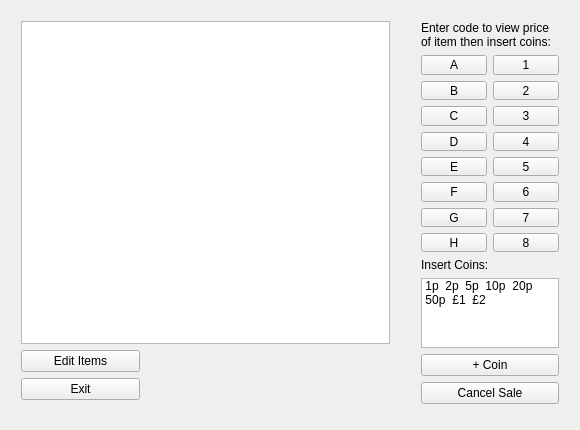
<?xml version="1.0" encoding="UTF-8"?>
<ui version="4.0">
 <class>VendingMachine</class>
 <widget class="QWidget" name="VendingMachine">
  <property name="enabled">
   <bool>true</bool>
  </property>
  <property name="geometry">
   <rect>
    <x>0</x>
    <y>0</y>
    <width>580</width>
    <height>430</height>
   </rect>
  </property>
  <property name="sizePolicy">
   <sizepolicy hsizetype="Fixed" vsizetype="Fixed">
    <horstretch>0</horstretch>
    <verstretch>0</verstretch>
   </sizepolicy>
  </property>
  <property name="minimumSize">
   <size>
    <width>580</width>
    <height>430</height>
   </size>
  </property>
  <property name="maximumSize">
   <size>
    <width>580</width>
    <height>430</height>
   </size>
  </property>
  <property name="windowTitle">
   <string>Vending Machine Simulator</string>
  </property>
  <widget class="QWidget" name="verticalLayoutWidget">
   <property name="geometry">
    <rect>
     <x>410</x>
     <y>10</y>
     <width>160</width>
     <height>405</height>
    </rect>
   </property>
   <layout class="QVBoxLayout" name="verticalLayout">
    <item>
     <widget class="QLabel" name="lblPrice_2">
      <property name="text">
       <string>Enter code to view price of item then insert coins:</string>
      </property>
      <property name="wordWrap">
       <bool>true</bool>
      </property>
     </widget>
    </item>
    <item>
     <layout class="QGridLayout" name="itemButtons">
      <item row="0" column="0">
       <widget class="QPushButton" name="btnA">
        <property name="text">
         <string>A</string>
        </property>
        <property name="checkable">
         <bool>false</bool>
        </property>
       </widget>
      </item>
      <item row="1" column="0">
       <widget class="QPushButton" name="btnB">
        <property name="text">
         <string>B</string>
        </property>
       </widget>
      </item>
      <item row="0" column="1">
       <widget class="QPushButton" name="btn1">
        <property name="text">
         <string>1</string>
        </property>
       </widget>
      </item>
      <item row="1" column="1">
       <widget class="QPushButton" name="btn2">
        <property name="text">
         <string>2</string>
        </property>
       </widget>
      </item>
      <item row="2" column="0">
       <widget class="QPushButton" name="btnC">
        <property name="text">
         <string>C</string>
        </property>
       </widget>
      </item>
      <item row="2" column="1">
       <widget class="QPushButton" name="btn3">
        <property name="text">
         <string>3</string>
        </property>
       </widget>
      </item>
      <item row="3" column="0">
       <widget class="QPushButton" name="btnD">
        <property name="text">
         <string>D</string>
        </property>
       </widget>
      </item>
      <item row="4" column="0">
       <widget class="QPushButton" name="btnE">
        <property name="text">
         <string>E</string>
        </property>
       </widget>
      </item>
      <item row="3" column="1">
       <widget class="QPushButton" name="btn4">
        <property name="text">
         <string>4</string>
        </property>
       </widget>
      </item>
      <item row="4" column="1">
       <widget class="QPushButton" name="btn5">
        <property name="text">
         <string>5</string>
        </property>
       </widget>
      </item>
      <item row="5" column="1">
       <widget class="QPushButton" name="btn6">
        <property name="text">
         <string>6</string>
        </property>
       </widget>
      </item>
      <item row="5" column="0">
       <widget class="QPushButton" name="btnF">
        <property name="text">
         <string>F</string>
        </property>
       </widget>
      </item>
      <item row="6" column="0">
       <widget class="QPushButton" name="btnG">
        <property name="text">
         <string>G</string>
        </property>
       </widget>
      </item>
      <item row="6" column="1">
       <widget class="QPushButton" name="btn7">
        <property name="text">
         <string>7</string>
        </property>
       </widget>
      </item>
      <item row="7" column="0">
       <widget class="QPushButton" name="btnH">
        <property name="text">
         <string>H</string>
        </property>
       </widget>
      </item>
      <item row="7" column="1">
       <widget class="QPushButton" name="btn8">
        <property name="text">
         <string>8</string>
        </property>
       </widget>
      </item>
     </layout>
    </item>
    <item>
     <widget class="QLabel" name="lblInsertCoins">
      <property name="text">
       <string>Insert Coins:</string>
      </property>
     </widget>
    </item>
    <item>
     <widget class="QListWidget" name="lstCoins">
      <property name="viewMode">
       <enum>QListView::IconMode</enum>
      </property>
      <item>
       <property name="text">
        <string>1p</string>
       </property>
      </item>
      <item>
       <property name="text">
        <string>2p</string>
       </property>
      </item>
      <item>
       <property name="text">
        <string>5p</string>
       </property>
      </item>
      <item>
       <property name="text">
        <string>10p</string>
       </property>
      </item>
      <item>
       <property name="text">
        <string>20p</string>
       </property>
      </item>
      <item>
       <property name="text">
        <string>50p</string>
       </property>
      </item>
      <item>
       <property name="text">
        <string>£1</string>
       </property>
      </item>
      <item>
       <property name="text">
        <string>£2</string>
       </property>
      </item>
     </widget>
    </item>
    <item>
     <widget class="QPushButton" name="btnAddCoin">
      <property name="text">
       <string>+ Coin</string>
      </property>
     </widget>
    </item>
    <item>
     <widget class="QPushButton" name="btnCancel">
      <property name="text">
       <string>Cancel Sale</string>
      </property>
     </widget>
    </item>
   </layout>
  </widget>
  <widget class="QWidget" name="gridLayoutWidget_2">
   <property name="geometry">
    <rect>
     <x>10</x>
     <y>10</y>
     <width>391</width>
     <height>401</height>
    </rect>
   </property>
   <layout class="QGridLayout" name="gridLayout">
    <item row="1" column="0">
     <widget class="QPushButton" name="btnEditItems">
      <property name="text">
       <string>Edit Items</string>
      </property>
     </widget>
    </item>
    <item row="2" column="0">
     <widget class="QPushButton" name="btnExitApp">
      <property name="text">
       <string>Exit</string>
      </property>
     </widget>
    </item>
    <item row="1" column="1" rowspan="2">
     <widget class="QLabel" name="lblItem">
      <property name="text">
       <string/>
      </property>
      <property name="wordWrap">
       <bool>true</bool>
      </property>
     </widget>
    </item>
    <item row="1" column="2" rowspan="2">
     <widget class="QLabel" name="lblPrice">
      <property name="text">
       <string/>
      </property>
      <property name="wordWrap">
       <bool>true</bool>
      </property>
     </widget>
    </item>
    <item row="0" column="0" colspan="3">
     <widget class="QTableView" name="tblItems">
      <property name="enabled">
       <bool>true</bool>
      </property>
      <property name="editTriggers">
       <set>QAbstractItemView::NoEditTriggers</set>
      </property>
      <attribute name="verticalHeaderVisible">
       <bool>false</bool>
      </attribute>
     </widget>
    </item>
   </layout>
  </widget>
 </widget>
 <layoutdefault spacing="6" margin="11"/>
 <resources/>
 <connections/>
</ui>
